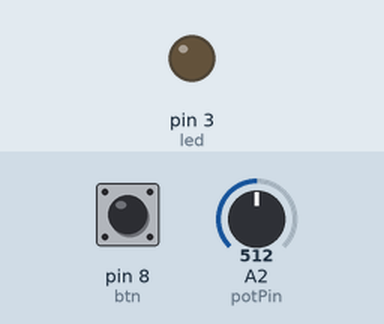
Recording of a sketch running on a simulated Arduino Uno, built with avr-gcc and run on an emulated ATmega328P. Parts: output pins drawn as LEDs (lit = HIGH). Dashed ring = blinking. The inputs (shaded band) are chosen by the test bench; at power-on: A2 (potPin) = 512, pin 8 (btn) HIGH. What the sketch prints to the serial monitor is not drawn.

Above: at 1.2 s.
1.3 s: A2 (potPin) set to 910
At 2.2 s:
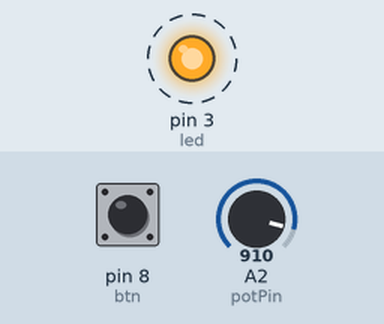
4.3 s: pin 8 (btn) pulled LOW for 0.15 s
5.9 s: A2 (potPin) set to 716
At 6.8 s:
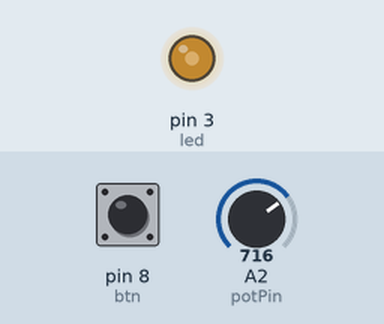
7.4 s: pin 8 (btn) pulled LOW for 1 s
9.9 s: A2 (potPin) set to 911
At 10.8 s:
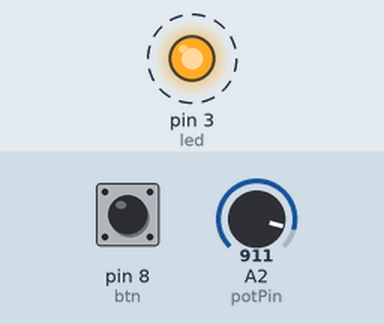
12.9 s: A2 (potPin) set to 511
At 13.3 s:
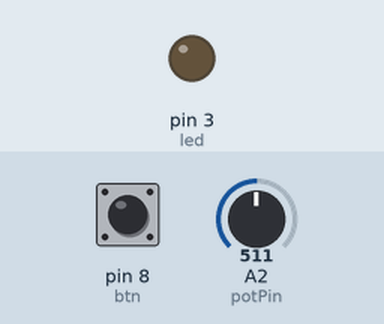
Timing chart, 0 to 15.4 s (numbered marks = the images above; inputs shaded):
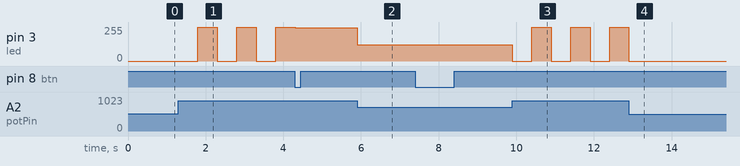

Measured:
- after the input at 1.3 s, pin 3 (led): alternates 255/255 for 0.50 s and 0/255 for 0.50 s, starting after 0.50 s
- after the input at 5.9 s, pin 3 (led): 250/255 → 121/255 at once
- after the input at 9.9 s, pin 3 (led): alternates 255/255 for 0.50 s and 0/255 for 0.50 s, starting at once
- after the input at 12.9 s, pin 3 (led): goes on until 12.9 s, then stays 0/255

The sketch:

Challenge_02ino.ino.ino
```cpp
const int potPin = A2, btn= 8, led=3;

void setup() {
  Serial.begin(9600);
  pinMode(potPin, INPUT);
  pinMode(btn, INPUT);
  pinMode(led, OUTPUT);
}

long time =0;
int prev=0, potVal = 0, btnSt=0, prev_btnSt=0, war=0, prev_war=-1;

bool prev_flag=0, flag=0, ack=0, ledst=0;

void loop() {
  prev_war= war;
  prev_btnSt=btnSt;
  prev=potVal;

  //CHECK BTN STATE
  btnSt=digitalRead(btn);

  //POTENTIOMETER
  potVal = analogRead(potPin);

  //PRINT STATUS
  int b = (int)(((float)potVal / 1023.0) * 250);
  if(prev<potVal-20 || prev > potVal+20){
    Serial.print("Status: WARNING | Sensor: ");
    Serial.print(potVal);
    Serial.print(" | PWM: ");
    Serial.println(b);
  }


  //Safe Zone 0-511: LED OFF
  if(potVal<512){
    war=0;
    analogWrite(led, 0);
    ack=0;
  }


  //WARNING ZONE 512 - 900: SCALABLE BRIGHTNESSS WITH POTENTIOMETER

  if(potVal>511 && potVal<901 ){
      war=1;
      int s = (int)(((float)(potVal-512)/420.0)*250);
      analogWrite(led, s);
      ack=0;
      // Serial.print("printing: ");
      // Serial.println(s);
  }


  // //CRITICAl ZONE 901-1023: LED BLINK
  if(potVal>900){
    war=2;
  }


  if(war==2 && ack!=1){
      if(millis()-time>500){
        time = millis();
        digitalWrite(led, ledst);
        ledst = !ledst;

      }
    }
  else if(war==2){
    analogWrite(led, 250);
  }

      //BTN PRESS and LED ON FULL BRIGHTNESS
      if(btnSt==LOW && prev_btnSt==HIGH){
        ack=1;
        digitalWrite(led, HIGH);
        Serial.print("Danger Acknowledged!");
        // Serial.println(war);
      }


  if(prev_war!=war){
    Serial.print("Warning level: ");
    Serial.println(war);
  }

  delay(1);
}


// const int potPin = A2;

// void setup() {
//   Serial.begin(9600);
//   pinMode(potPin, INPUT);

// }

// int potVal = 0, prev_potVal =0;

// void loop() {
//   prev_potVal = potVal;
//   potVal = analogRead(potPin);
//   if(prev_potVal!=potVal){
//     Serial.print("Potentiometer Value: ");
//     Serial.println(potVal);

//   }

//   delay(1);
// }
```
